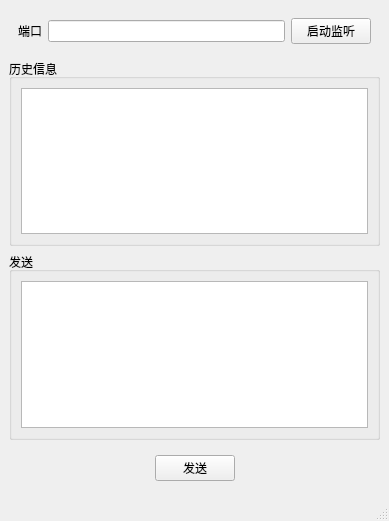
<?xml version="1.0" encoding="UTF-8"?>
<ui version="4.0">
 <class>MainWindow</class>
 <widget class="QMainWindow" name="MainWindow">
  <property name="geometry">
   <rect>
    <x>0</x>
    <y>0</y>
    <width>389</width>
    <height>521</height>
   </rect>
  </property>
  <property name="windowTitle">
   <string>MainWindow</string>
  </property>
  <widget class="QWidget" name="centralwidget">
   <layout class="QVBoxLayout" name="verticalLayout_3">
    <item>
     <widget class="QWidget" name="widget" native="true">
      <layout class="QHBoxLayout" name="horizontalLayout">
       <item>
        <widget class="QLabel" name="label">
         <property name="text">
          <string>端口</string>
         </property>
        </widget>
       </item>
       <item>
        <widget class="QLineEdit" name="lineEdit_port"/>
       </item>
       <item>
        <widget class="QPushButton" name="tcpStart">
         <property name="text">
          <string>启动监听</string>
         </property>
        </widget>
       </item>
      </layout>
     </widget>
    </item>
    <item>
     <widget class="QGroupBox" name="groupBox">
      <property name="title">
       <string>历史信息</string>
      </property>
      <layout class="QVBoxLayout" name="verticalLayout">
       <item>
        <widget class="QTextEdit" name="textEdit_history"/>
       </item>
      </layout>
     </widget>
    </item>
    <item>
     <widget class="QGroupBox" name="groupBox_2">
      <property name="title">
       <string>发送</string>
      </property>
      <layout class="QVBoxLayout" name="verticalLayout_2">
       <item>
        <widget class="QTextEdit" name="textEdit_send"/>
       </item>
      </layout>
     </widget>
    </item>
    <item>
     <widget class="QWidget" name="widget_2" native="true">
      <layout class="QHBoxLayout" name="horizontalLayout_2">
       <item>
        <spacer name="horizontalSpacer">
         <property name="orientation">
          <enum>Qt::Horizontal</enum>
         </property>
         <property name="sizeHint" stdset="0">
          <size>
           <width>116</width>
           <height>20</height>
          </size>
         </property>
        </spacer>
       </item>
       <item>
        <widget class="QPushButton" name="sendMessage">
         <property name="text">
          <string>发送</string>
         </property>
        </widget>
       </item>
       <item>
        <spacer name="horizontalSpacer_2">
         <property name="orientation">
          <enum>Qt::Horizontal</enum>
         </property>
         <property name="sizeHint" stdset="0">
          <size>
           <width>116</width>
           <height>20</height>
          </size>
         </property>
        </spacer>
       </item>
      </layout>
     </widget>
    </item>
   </layout>
  </widget>
  <widget class="QMenuBar" name="menubar">
   <property name="geometry">
    <rect>
     <x>0</x>
     <y>0</y>
     <width>389</width>
     <height>26</height>
    </rect>
   </property>
  </widget>
  <widget class="QStatusBar" name="statusbar"/>
 </widget>
 <resources/>
 <connections/>
</ui>
